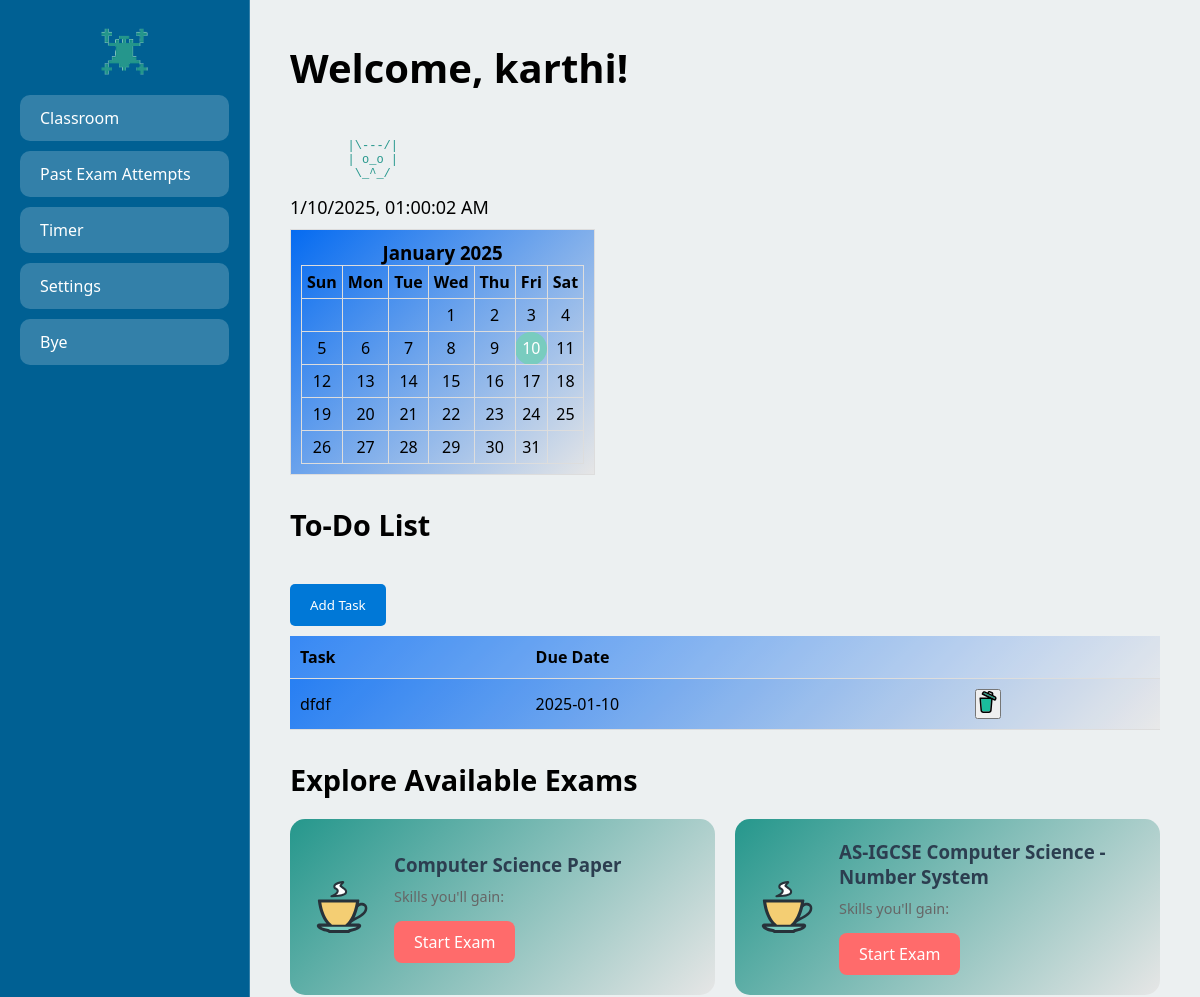
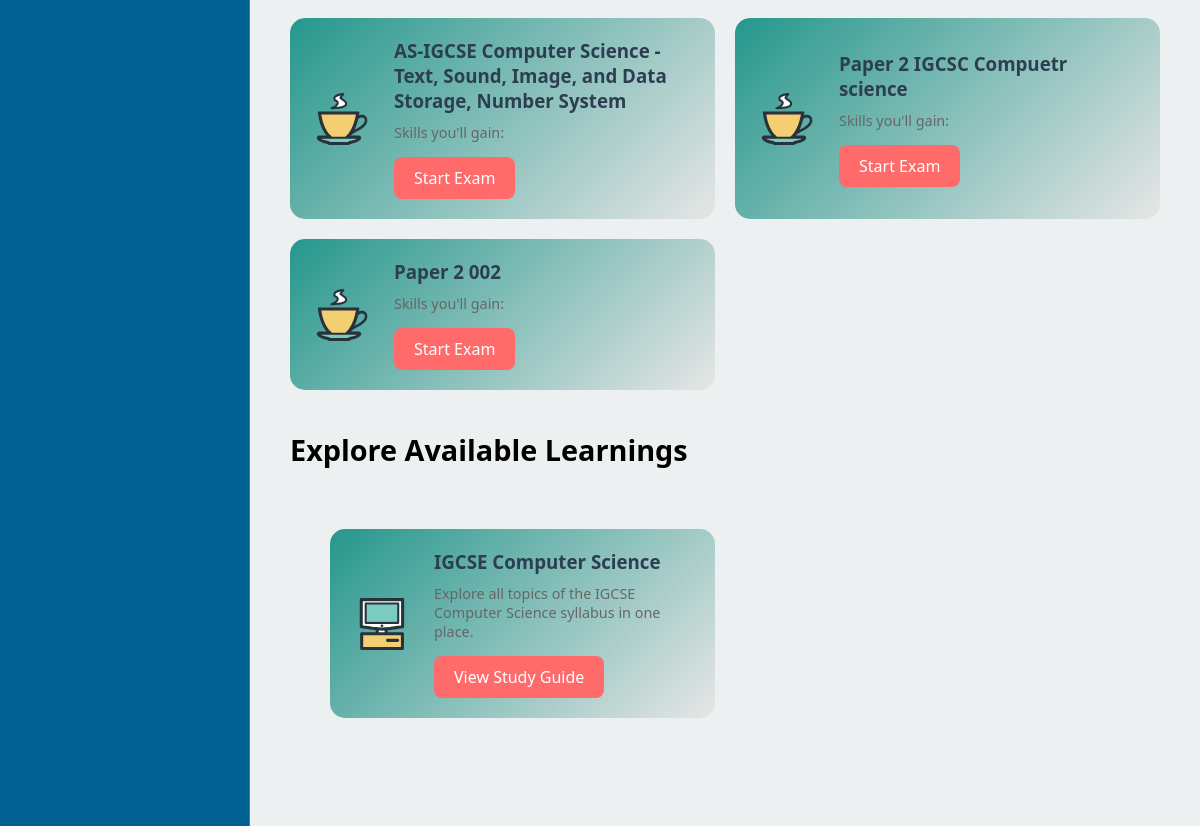
The page /user_home (signed in) on the database its author committed (2 pictures, top to bottom).
### app.py (models this page shows)
class User(db.Model, UserMixin):
    id = db.Column(db.Integer, primary_key=True)
    username = db.Column(db.String(20), unique=True, nullable=False)
    password = db.Column(db.String(60), nullable=False)
    student_class = db.Column(db.String(50), nullable=False)

class ToDo(db.Model):
    id = db.Column(db.Integer, primary_key=True)
    task = db.Column(db.String(200), nullable=False)
    date = db.Column(db.Date, nullable=False)
    user_id = db.Column(db.Integer, db.ForeignKey('user.id'), nullable=False)

class Exam(db.Model):
    __tablename__ = 'exam'
    id = db.Column(db.Integer, primary_key=True)
    title = db.Column(db.String(100), nullable=False)
    questions = db.relationship('Question', backref='exam', lazy=True)

class Learning(db.Model):
    id = db.Column(db.Integer, primary_key=True)
    title = db.Column(db.String(100), nullable=False)  # Title of the learning material
    desc = db.Column(db.Text, nullable=True)           # Description of the learning material
    code = db.Column(db.String(50), nullable=False)    # Code identifier for the learning material

### app.py (the view)
@app.route("/user_home")
@login_required
def user_home():
    attempts = ExamAttempt.query.filter_by(user_id=current_user.id).order_by(ExamAttempt.attempt_date.desc()).all()
    todos = ToDo.query.filter_by(user_id=current_user.id).order_by(ToDo.date.asc()).all()
    print(todos)
    user_class = current_user.student_class
    print(user_class)
    exams = db.session.query(Exam).join(ExamMapping).filter(ExamMapping.class_name == user_class).all()
    learnings = db.session.query(Learning).join(LearningsMapping).filter(LearningsMapping.class_name == user_class).all()
    return render_template("user_home.html", exams=exams, attempts=attempts, learnings=learnings, todos=todos)

### app.py (called while the page is built)
@login_manager.user_loader
def load_user(user_id):
    return User.query.get(int(user_id))

### templates/user_home.html (shortened to what this page needs)
<!DOCTYPE html>
<html lang="en">
<head>
</head>
<body>
    <div class="sidebar">
    <center> <img src="static/logo.png" alt="Backbench Logo" ></center>
            <a href="{{ url_for('user_home') }}" class="sidebar-button">Classroom</a>
            <a href="{{ url_for('attempts') }}" class="sidebar-button">Past Exam Attempts</a>
            <a href="{{ url_for('countdown') }}" class="sidebar-button">Timer</a>
            <a href="{{ url_for('settings') }}" class="sidebar-button">Settings</a>
        <a href="{{ url_for('logout') }}" class="sidebar-button">Bye</a>
    </div>
    <div class="content">
        <h1>Welcome, {{ current_user.username }}!</h1>
               <div class="cat-container">
            <pre id="ascii-cat"></pre>
        </div>
        <div class="widget-container">
                <div id="current-time"></div>
                <div id="calendar"></div>
        </div>
   <h2>To-Do List</h2>
        <div class="todo-container">
        <button class="add-task-btn" onclick="openModal()">Add Task</button>
            <table  class="todo-table">
        <thead>
            <tr>
                <th>Task</th>
                <th>Due Date</th>
                <th></th>
            </tr>
        </thead>
        <tbody id="todoList">
            {% for todo in todos %}
            <tr>
                <td>{{ todo.task }}</td>
                <td>{{ todo.date }}</td>
                <td>
                    <form method="POST" action="/delete_todo/{{ todo.id }}" style="display: inline;">
                        <button type="submit" >
                              </button>
                    </form>
                </td>
            </tr>
            {% endfor %}
        </tbody>
    </table>
        </div>
        <h2>Explore Available Exams</h2>
        <div class="exam-catalog">
            {% for exam in exams %}
            <div class="exam-card">
                <div class="exam-info">
                    <h3>{{ exam.title }}</h3>
                    <p>Skills you'll gain: {{ exam.skills }}</p>
                    <a href="{{ url_for('exam', exam_id=exam.id, question_number=1) }}" class="exam-link">Start Exam</a>
                </div>
            </div>
            {% endfor %}
        </div>
        <h2>Explore Available Learnings</h2>
        <div class="content">
    {% for learn in learnings %}
    <div class="exam-catalog">
        <div class="exam-card">
            <div class="exam-info">
                <h3>{{ learn.title }}</h3>
                <p>{{ learn.desc }}</p>
                <a href="{{ url_for('learn', code=learn.code) }}" class="exam-link">View Study Guide</a>
            </div>
        </div>
    </div>
     {% endfor %}
</div>
    </div>
</body>
</html>

### templates/user_home.html (style rules this page uses)
* { box-sizing: border-box; margin: 0; padding: 0; font-family: 'Segoe UI', Tahoma, Geneva, Verdana, sans-serif; }
body { background: linear-gradient(135deg, #6a11cb 0%, #2575fc 100%); min-height: 100vh; display: flex; }
.sidebar { width: 250px; background: #006093; backdrop-filter: blur(10px); padding: 20px; border-right: 1px solid rgba(255, 255, 255, 0.2); }
.sidebar-button { display: block; padding: 12px 20px; margin: 10px 0; background: rgba(255, 255, 255, 0.2); color: white; text-decoration: none; border-radius: 10px; transition: all 0.3s ease; }
.content { flex: 1; padding: 40px; color: black; background: #ecf0f1; }
h1 { margin-bottom: 30px; font-size: 2.5em; }
h2 { margin: 30px 0 20px; font-size: 1.8em; }
.exam-catalog { display: grid; grid-template-columns: repeat(auto-fill, minmax(300px, 1fr)); gap: 20px; margin-bottom: 40px; }
.exam-card { background: linear-gradient(135deg, #25978c 0%, #e6e6e6 100%); border-radius: 15px; padding: 20px; display: flex; align-items: center; gap: 20px; transition: transform 0.3s ease, box-shadow 0.3s ease; }
.exam-info { flex: 1; }
.exam-info h3 { color: #2c3e50; margin-bottom: 10px; }
.exam-info p { color: #666; margin-bottom: 15px; font-size: 0.9em; }
.exam-link { display: inline-block; padding: 10px 20px; background: #ff6b6b; color: white; text-decoration: none; border-radius: 8px; transition: background 0.3s ease; }
#current-time { font-size: 18px; margin-bottom: 10px; }
#calendar { border: 1px solid #ddd; padding: 10px; display: inline-block; text-align: center; background: linear-gradient(135deg, #056bf1 0%, #e6e6e6 100%); }
.cat-container { width: 30%; position: relative; }
#ascii-cat { font-family: monospace; white-space: pre; color: #25978c; font-size: 12px; }
.todo-container { margin-top: 40px; }
.todo-table { width: 100%; border-collapse: collapse; margin-top: 10px; background: linear-gradient(135deg, #056bf1 0%, #e6e6e6 100%); }
.todo-table th, .todo-table td { text-align: left; padding: 10px; border-bottom: 1px solid #ddd; color:black }
.todo-table { width: 100%; border-collapse: collapse; margin-top: 10px; }
.todo-table th, .todo-table td { text-align: left; padding: 10px; border-bottom: 1px solid #ddd; }
.todo-table th { background: rgba(255, 255, 255, 0.2); }
.todo-table td { background: rgba(255, 255, 255, 0.1); color: black; }
.add-task-btn { padding: 12px 20px; background: #0078d7; color: white; border: none; border-radius: 5px; cursor: pointer; }

### rows shown on the page
User: username "karthi"
ToDo: task "dfdf", date "2025-01-10"
Exam: title "Computer Science Paper"
Exam: title "AS-IGCSE Computer Science - Number System"
Exam: title "AS-IGCSE Computer Science - Text, Sound, Image, and Data Storage, Number System"
Exam: title "Paper 2 IGCSC Compuetr science"
Exam: title "Paper 2 002"
Learning: title "IGCSE Computer Science", desc "Explore all topics of the IGCSE Computer Science syllabus in one place."
